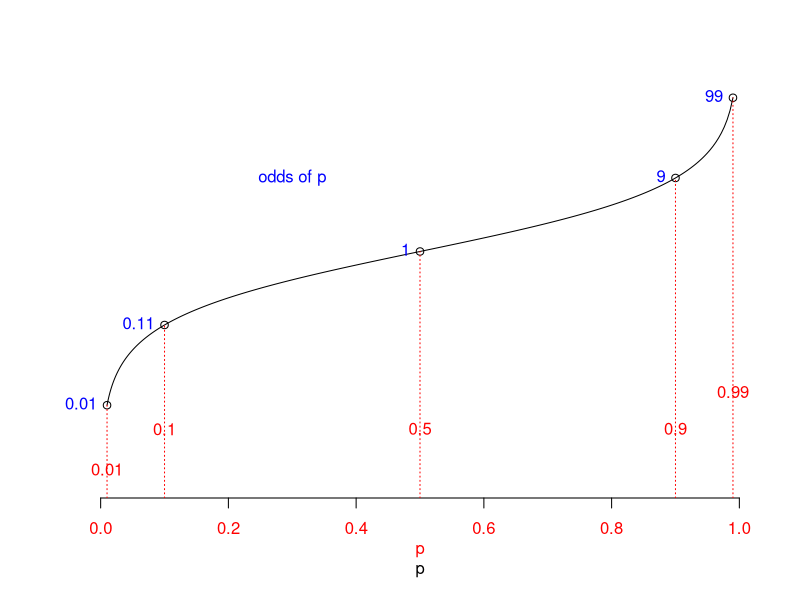

This figure's R source:
odds = function(p) p/(1-p)
pshort=c(0.01, 0.1, 0.5, 0.9, 0.99)

p = exp(seq(log(0.01), log(0.99), length=1000))
plot(p, odds(p), log='y', type='l', axes=F,
     ylab="", ylim=c(0.001, 100))
axis(1,      col.axis='red')
mtext('p', 1, col='red', line=2)
points(pshort, odds(pshort))
text(pshort, odds(pshort), 
     signif(digits=2, odds(pshort)) ,
     col='blue', adj=1, xpd=NA, 
     pos=2, offset = 0.5)
text(pshort, 
     0.005 - 0.0035 * (pshort==0.01)
     + 0.01 * (pshort==0.99), 
     signif(digits=2, pshort) ,
     col='red',xpd=NA)
points(pshort, odds(pshort), type='h',
       col='red', lty=3)
# text(pshort[1], 1,
#      "odds(0.01) \n= 1/99", xpd=NA)

text(0.3, 9, "odds of p", col='blue')
